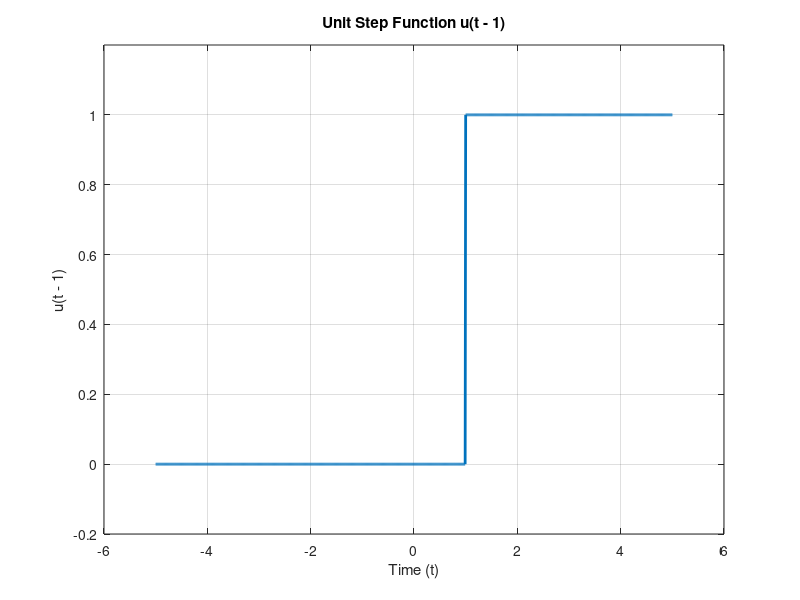

The MATLAB script that drew this image:
% Define time vector
t = -5:0.01:5;   % Time from -5 to 5 in steps of 0.01

% Define step function u(t-1)
u = double(t >= 1);   % Step starts at t = 1

% Plot the step function
plot(t, u, 'LineWidth', 2);
grid on;
xlabel('Time (t)');
ylabel('u(t - 1)');
title('Unit Step Function u(t - 1)');
ylim([-0.2, 1.2]);     % Make step more visible
